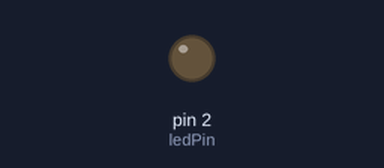
A sketch run on a simulated Arduino Uno, built with avr-gcc and run on an emulated ATmega328P. Parts: output pins drawn as LEDs (lit = HIGH).

Above: at 0.2 s.
At 8.2 s:
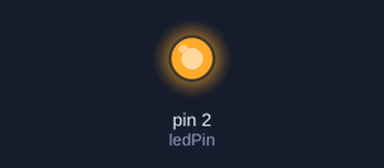
Timing chart, 0 to 18.2 s (numbered marks = the images above):
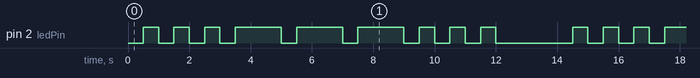

The sketch:

ex03.ino
```cpp
const int ledPin = 2;

unsigned long currentTime;
unsigned long previousTime = 0;

const unsigned long Time1 = 500; // 短点亮时长 (ms)
const unsigned long Time2 = 1500;   // 长点亮时长 (ms)
const unsigned long GAP_OFF = 500;  // 熄灭间隔 (ms)
const unsigned long END_WAIT = 2000;// 整套SOS结束停顿 (ms)
int stage = 0;      // 0:三短闪, 1:三长闪, 2:三短闪, 3:停顿
int count = 0;      // 当前阶段已完成的闪烁次数（每次熄灭后+1）
bool state = false; // true=灯亮, false=灯灭

void setup() {
  Serial.begin(115200);
  pinMode(ledPin, OUTPUT);
  digitalWrite(ledPin, LOW);   // 初始熄灭
  state = false;
  previousTime = millis();     // 开始计时
}

void loop() {
  currentTime = millis();
  unsigned long gap = currentTime - previousTime;

  switch (stage)
  {
    case 0: // 三短闪 ···
      if (state)
      { // 灯亮，等待短闪时长后熄灭
        if (gap >= Time1)
        {
          digitalWrite(ledPin, LOW);
          state = false;
          previousTime = currentTime;
          count++;                // 完成一次短闪
          if (count >= 3)
          {       // 三次完成，进入长闪阶段
            stage = 1;
            count = 0;
          }
        }
      }
      else
      { // 灯灭，等待间隔后点亮
        if (gap >= GAP_OFF)
        {
          digitalWrite(ledPin, HIGH);
          state = true;
          previousTime = currentTime;
        }
      }
      break;

    case 1: // 三长闪 ———
      if (state)
      {
        if (gap >= Time2)
        {
          digitalWrite(ledPin, LOW);
          state = false;
          previousTime = currentTime;
          count++;
          if (count >= 3)
          {
            stage = 2;
            count = 0;
          }
        }
      } else
      {
        if (gap >= GAP_OFF)
        {
          digitalWrite(ledPin, HIGH);
          state = true;
          previousTime = currentTime;
        }
      }
      break;

    case 2: // 再三次短闪 ···
      if (state)
      {
        if (gap >= Time1)
        {
          digitalWrite(ledPin, LOW);
          state = false;
          previousTime = currentTime;
          count++;
          if (count >= 3)
          {       // 三次完成，进入结束停顿
            stage = 3;
            count = 0;
          }
        }
      } else
      {
        if (gap >= GAP_OFF)
        {
          digitalWrite(ledPin, HIGH);
          state = true;
          previousTime = currentTime;
        }
      }
      break;

    case 3: // 结束停顿（灯灭）
      if (gap >= END_WAIT)
      {
        stage = 0;               // 从头开始
        count = 0;
        state = false;           // 确保灯灭
        previousTime = currentTime;
      }
      break;
  }
}
```

Measured:
- by itself, pin 2 (ledPin): repeats every 14.0 s: 2 × (LOW 0.50 s, HIGH 0.50 s), 3 × (LOW 0.50 s, HIGH 1.5 s), 3 × (LOW 0.50 s, HIGH 0.50 s), LOW 2.5 s, HIGH 0.50 s
- by itself, everything shown: repeats every 14.0 s, in 18 steps
